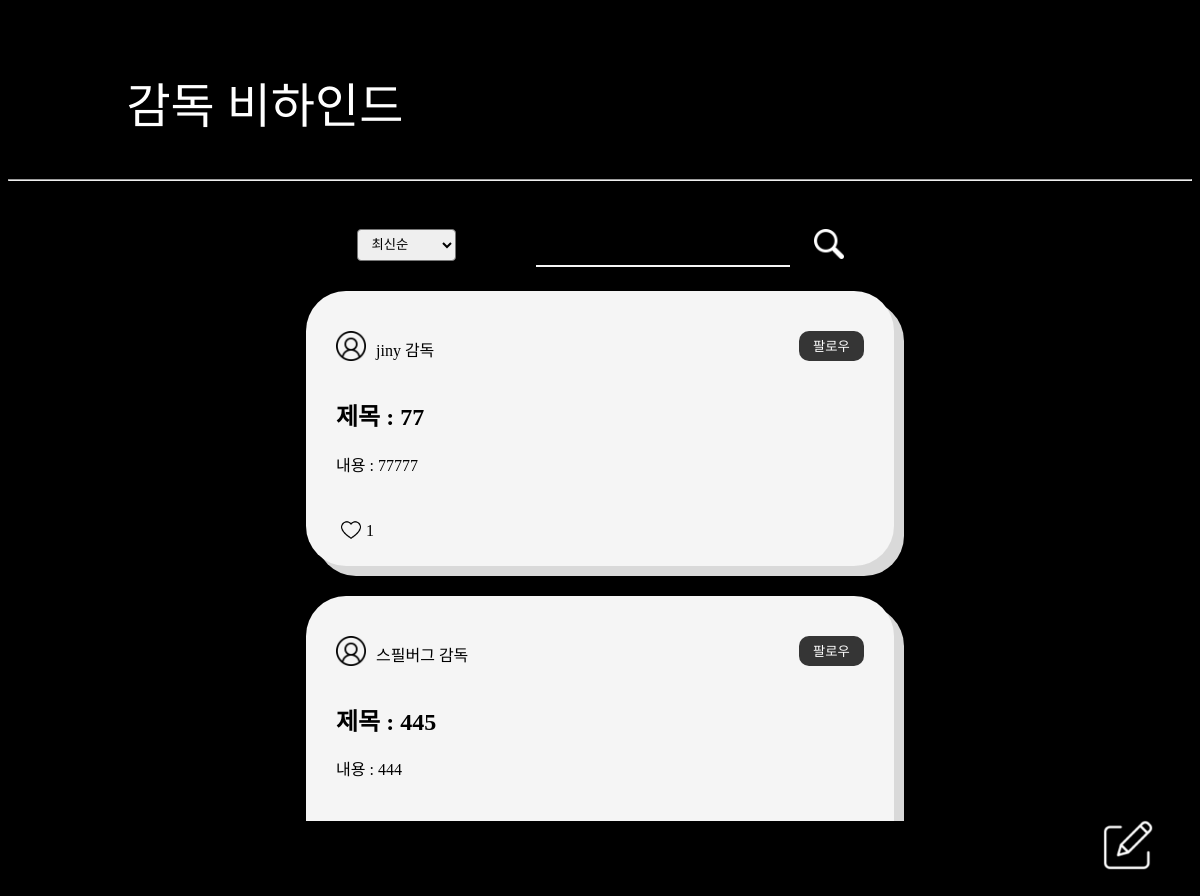
The page /behinds/ on the database as committed earlier.
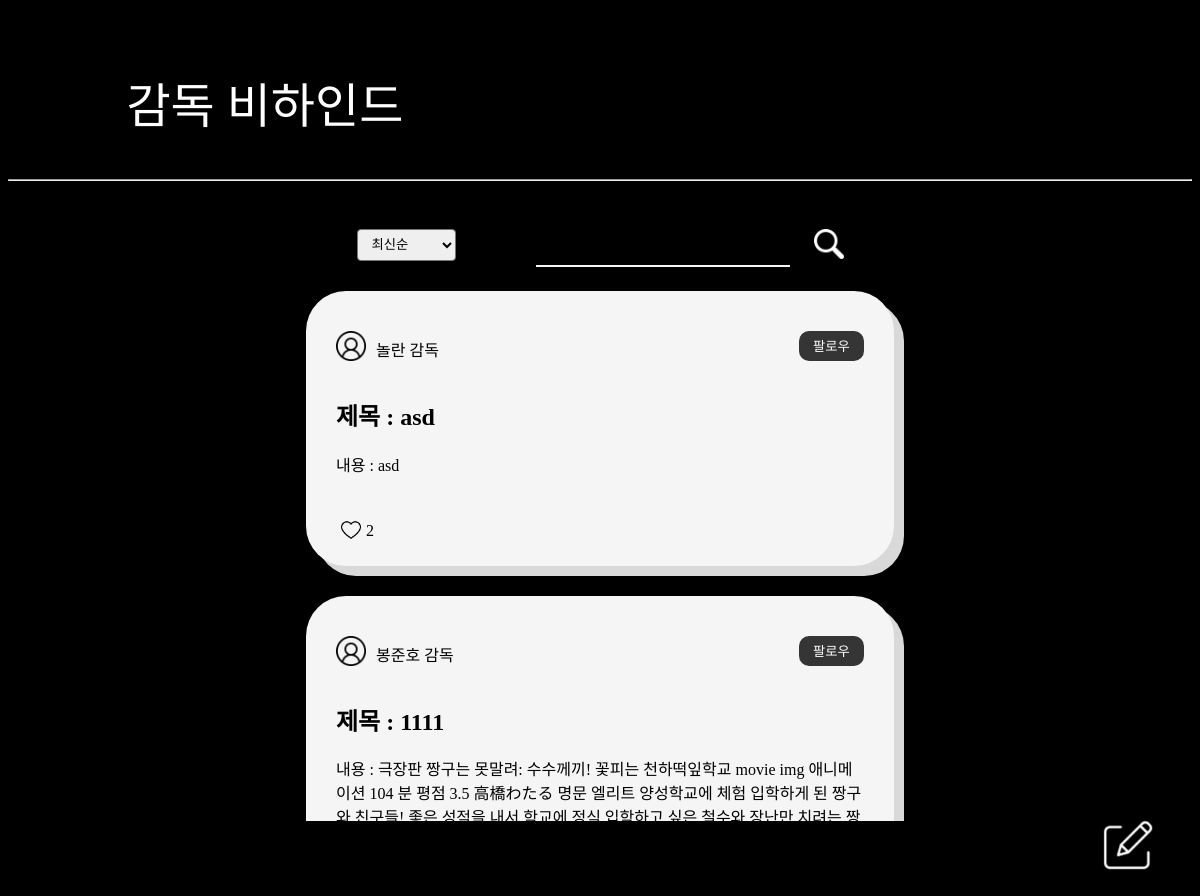
The same page on the database as committed later.
### behinds/models.py (models this page shows)
class Behind(models.Model):
    user = models.ForeignKey(settings.AUTH_USER_MODEL, on_delete=models.CASCADE)
    title = models.CharField(max_length=50)
    content = models.TextField()
    created_at = models.DateTimeField(auto_now_add=True)
    updated_at = models.DateTimeField(auto_now=True)
    like_user = models.ManyToManyField(settings.AUTH_USER_MODEL, related_name='like_behinds')

### accounts/models.py (models this page shows)
class User(AbstractUser):
    followings = models.ManyToManyField('self', symmetrical=False, related_name='followers', blank=True)
    nickname = models.CharField(max_length=20)
    behind_auth = models.BooleanField(default=False)
    profile_image = models.ImageField(upload_to="image", blank=True)

### behinds/views.py (the view)
# urls.py: path('', views.index, name="index"),
def index(request):
    if request.body:
        jsonObject = json.loads(request.body)
        if 'inputContent' in jsonObject.keys():
            inputContent = jsonObject.get('inputContent')
            behinds = Behind.objects.all()
            users = get_user_model().objects. all()
            data = []
            behind_name = get_user_model().objects.filter(username__icontains=inputContent)
            if len(inputContent) > 0 and len(behind_name) > 0:
                for user in behind_name:
                    targetBehinds = user.behind_set.filter(user=user.pk)
                    for targetbhind in targetBehinds:
                        item = {
                            'pk': targetbhind.pk,
                            'title': targetbhind.title,
                            'username': user.username,
                        }
                        data.append(item)
            behinds_title = Behind.objects.filter(title__icontains = inputContent)
            if len(inputContent) > 0 and len(behinds_title) > 0:
                for behind in behinds_title:
                    item = {
                        'pk': behind.pk,
                        'title': behind.title,
                        'username': behind.user.username,
                    }
                    data.append(item)
            behinds_content = Behind.objects.filter(content__icontains = inputContent)
            if len(inputContent) > 0 and len(behinds_content) > 0:
                for behind in behinds_content:
                    item = {
                        'pk': behind.pk,
                        'title': behind.title,
                        'username': behind.user.username,
                    }
                    data.append(item)
            context = {
                'searchResult': data
            }
            return JsonResponse(context)
    else:
        recentBehinds = Behind.objects.all().order_by('-pk')
        popularBehinds = Behind.objects.annotate(popular_count=Count('like_user')).order_by('-popular_count')
        context = {
            'recentBehinds': recentBehinds,
            'popularBehinds': popularBehinds,
        }
        print('none')
    return render(request, 'behinds/index.html', context)

### behinds/templates/behinds/index.html (shortened to what this page needs)
{% extends 'base.html' %}
{% load static %}
{% block css %}
  <link rel="stylesheet" href="{% static 'css/behinds.css' %}">
{% endblock css %}
{% block content %}
  <div class="nav">감독 비하인드</div>
  <hr>
  <div class="box">
    <div class="select-box">
      <select name="types" id="types" class="select">
        <option value="update">최신순</option>
      </select>
      <div>
        <form action="" method="post">
          <input type="text" class="input" id="search-input" data-behind-content="{{ behinds }}">
          <img src="{% static "images/search.png" %}" alt="" class="search" id="search">
        </form>
      </div>
    </div>
    <div class="middle-box" id="recent-form">
      <div class="form-box" id="form-box">
        {% for behind in recentBehinds %}
          <div class="form-list" id="form-list">
            <div class="profile">
              <div class="profile-user">
                <img src="{% static "images/user.png" %}" alt="" class="user">
                <p id="director">{{ behind.user.username }} 감독</p>
              </div>
              <form id="follow-form" data-user-id="{{ behind.user.pk }}">
                {% if user in behind.user.followers.all %}
                  <button type="submit" class="follow" id="like-button-{{ behind.user.pk }}">언팔로우</button>
                {% else %}
                  <button type="submit" class="follow" id="like-button-{{ behind.user.pk }}">팔로우</button>
                {% endif %}
              </form>
            </div>
            <a href="{% url 'behinds:detail' behind.pk %} " ><h2>제목 : {{ behind.title }}</h2></a>
            <p>내용 : {{ behind.content }}</p>
            <div class="like" data-behind-id="{{ behind.pk }}">
              {% if user in behind.like_user.all %}
                <img
                  src="{% static "images/heart.png" %}"
                  class="like-img like-img-button like-img-button-{{ behind.pk }}"
                  data-behind-id="{{ behind.pk }}"
                >
              {% else  %}
                <img
                  src="{% static "images/love.png" %}"
                  class="like-img like-img-button like-img-button-{{ behind.pk }}"
                  data-behind-id="{{ behind.pk }}"
                >
              {% endif %}
              <p id="like-count-{{ behind.pk }}">{{ behind.like_user.all|length }}</p>
            </div>
          </div>
        {% endfor %}
      </div>
    </div>
    <div class="a-align">
      <a href="{% url 'behinds:create' %}" class="create-page"><img src="{% static "images/create.png" %}" alt="" class="img"></a>
    </div>
  </div>
{% endblock content %}

### templates/base.html (shortened to what this page needs)
<!DOCTYPE html>
{% load static %}
<html lang="en">
<head>
  {% block css %}
  {% endblock css %}
  <link rel="stylesheet" href="https://cdnjs.cloudflare.com/ajax/libs/font-awesome/4.7.0/css/font-awesome.min.css">
</head>
<body>
  {% block content %}
  {% endblock content %}
</body>
</html>

### behinds/static/css/behinds.css (style rules this page uses)
body { background-color: black; height: 50rem; font-family: behind; }
.nav { width: 90%; height: 5rem; margin-top: 0; padding-left: 10%; padding-top: 5%; padding-bottom: 2%; color: white; font-size: 3em; }
a { text-decoration: none; color: black; }
.create-page { width: fit-content; }
.a-align { display: flex; justify-content: flex-end; }
.profile { display: flex; justify-content: space-between; }
.profile-user { display: flex; }
.user { width: 30px; height: 30px; margin-right: 10px; margin-top: 10px; }
.img { width: 3rem; height: 3rem; margin-right: 40px; margin-bottom: 20px; }
.box { display: flex; flex-direction: column; width: 100%; height: 44rem; }
.select-box { display: flex; justify-content: center; margin-top: 40px; width: 100%; height: 2rem; }
.middle-box { width: 100%; height: 100%; display: flex; flex-direction: column; justify-content: center; align-items: center; }
.form-box { width: 60rem; height: 35rem; overflow-y: scroll; display: flex; flex-direction: column; align-items: center; }
.form-list { background-color: #f5f5f5; width: 55%; padding: 30px; margin-top: 30px; border-radius: 40px; box-shadow: 10px 10px #d9d9d9; }
.select { padding: 5px 30px 5px 10px; border-radius: 4px; outline: 0 none; font-family: behind; }
.select option { background: black; color: #fff; padding: 3px 0; font-family: behind; }
.input { width: 250px; margin-left: 80px; margin-right: 20px; border-top: none; border-left: none; border-right: none; border-bottom: 2px solid #f5f5f5; background: black; caret-color: #f5f5f5; color: white; font-size: large; }
.search { width: 30px; height: 30px; }
.follow { width: 65px; height: 30px; margin-top: 10px; border-radius: 10px; border: none; background-color: #353535; color: white; font-family: behind; }
.like { display: flex; height: 30px; margin-top: 30px; margin-left: 5px; }
.like-img { width: 20px; height: 20px; margin-top: 14px; margin-right: 5px; }

Rows that differ between the two databases and show on the page:
removed Behind: user.username "jiny", title "77", content "77777", like_user.all|length "1"
removed Behind: user.username "스필버그", title "445", content "444"
now on this page (row unchanged): Behind: user.username "놀란", title "asd", content "asd", like_user.all|length "2"
now on this page (row unchanged): Behind: user.username "봉준호", title "1111", content "극장판 짱구는 못말려: 수수께끼! 꽃피는 천하떡잎학교 movie img 애니메이션 104 분 평점 3.5 高橋わたる 명문 엘리트 양성학교에 체험 입학하게 된…"
